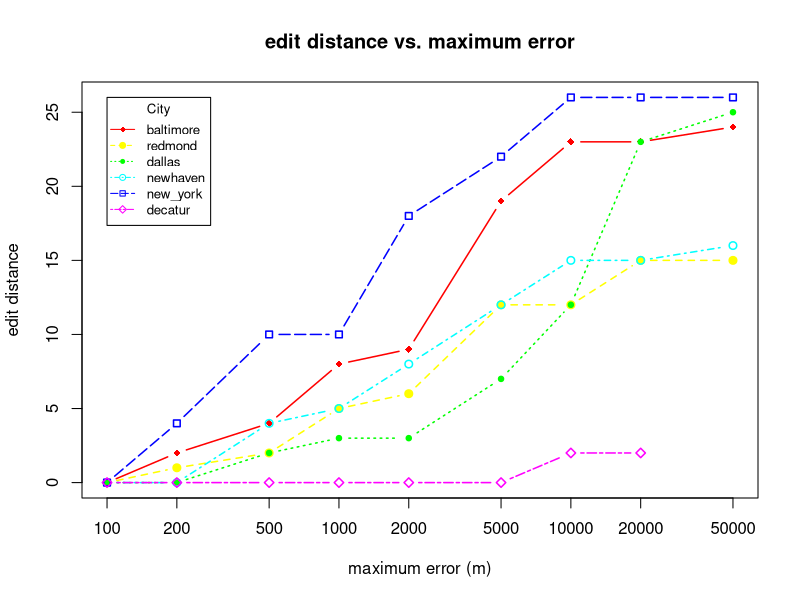

Write the R code that produced this figure.
# Create Line Chart

jpeg("./../restaurant_finder/medians_across_city_45.jpg")

# convert factor to numeric for convenience 
Medians <- read.csv("./../restaurant_finder/medians_across_city_45.csv")
nlocations <- length(unique(Medians$location))
locations <- unique(Medians$location)

# get the range for the x and y axis 
xrange <- range(Medians$skew)
yrange <- range(Medians$distortion)

# set up the plot 
plot(xrange, yrange, type="n", xlab="maximum error (m)", log="x",
  	      ylab="edit distance") 
colors <- rainbow(nlocations)
linetype <- c(1:nlocations) 
plotchar <- seq(18,18+nlocations,1)

# add lines 
for (i in 1:nlocations) { 
  city <- subset(Medians, location==locations[i])
  lines(sort(city$skew), sort(city$distortion), type="b", lwd=1.5,
    lty=linetype[i], col=colors[i], pch=plotchar[i])
} 

# add a title and subtitle 
title("edit distance vs. maximum error")

# add a legend 
legend(xrange[1], yrange[2], locations, cex=0.8, col=colors,
  		   pch=plotchar, lty=linetype, title="City")

dev.off()
